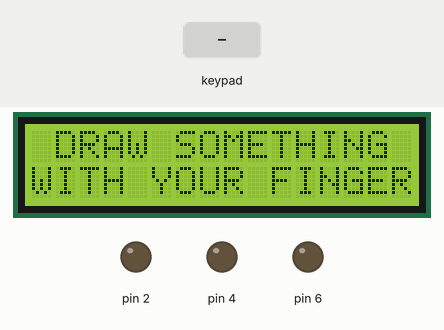
The sketch below on a simulated Arduino Uno, built with avr-gcc and run on an emulated ATmega328P. Parts: 16×2 character LCD, output pins drawn as LEDs (lit = HIGH). Dashed ring = blinking. The inputs (shaded band) are chosen by the test bench. What the sketch prints to the serial monitor is not drawn.

Above: at 1.2 s.
1.3 s: key '0' pressed
At 1.7 s:
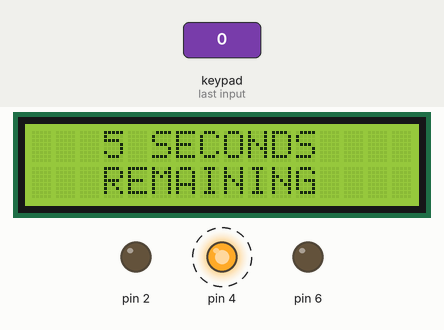
At 7.1 s:
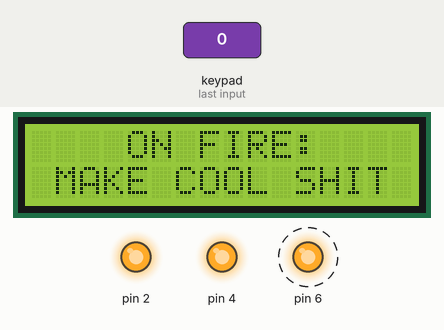
7.3 s: key '1' pressed
At 9.4 s:
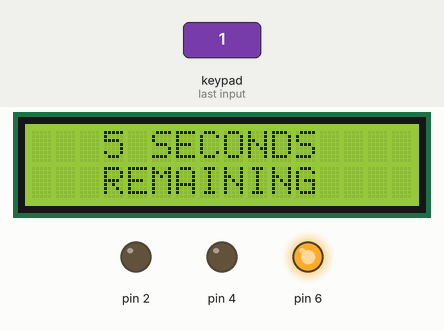
Timing chart, 0 to 16.0 s (numbered marks = the images above; inputs shaded):
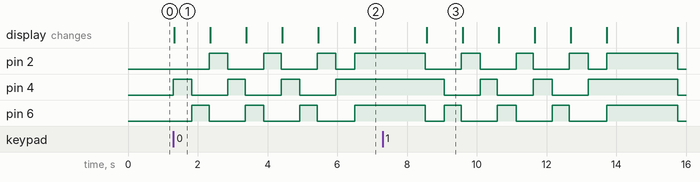

Measured:
- after the input at 1.3 s, pin 2: LOW → HIGH after 1.0 s, then repeats every 1.5 s: LOW 1.0 s, HIGH 0.50 s; pin 4: alternates HIGH for 0.53 s and LOW for 1.0 s, starting at once; pin 6: alternates HIGH for 0.50 s and LOW for 1.0 s, starting after 0.53 s; the display: changes at once (image 1)
- after the input at 7.3 s, the display: changes after 1.3 s (image 3)
- what the display in image 1 shows lasts 1.1 s, from 1.3 s to 2.4 s

The sketch:

tester.ino
```cpp
#include <Wire.h>
#include "Adafruit_MPR121.h"
#include <Adafruit_RGBLCDShield.h>
#include <utility/Adafruit_MCP23017.h>

#ifndef _BV
#define _BV(bit) (1 << (bit))
#endif

Adafruit_RGBLCDShield lcd = Adafruit_RGBLCDShield();

Adafruit_MPR121 cap = Adafruit_MPR121();

uint16_t lasttouched = 0;
uint16_t currtouched = 0;

//uint8_t buttons = lcd.readButtons();

boolean drawPromptDisplayed = false;
boolean exitDrawMode = false;
boolean displayResults = false;

int time = 0;
float sensorVal = 0;

void setup(){
  Serial.begin(9600);
  lcd.begin(16, 2);

  while (!Serial) {
    delay(10);
  }

  if (!cap.begin(0x5A)) {
    Serial.println("MPR121 not found, check wiring?");
    while (1);
  }
  Serial.println("MPR121 found!");


  // setup LEDs
//  for(int pinNumber=2; pinNumber<7;pinNumber+2){
//    pinMode(pinNumber, OUTPUT);
//    digitalWrite(pinNumber, LOW);
//  }

pinMode(2, OUTPUT);
digitalWrite(2, LOW);

pinMode(4, OUTPUT);
digitalWrite(4, LOW);

pinMode(6, OUTPUT);
digitalWrite(6, LOW);

}

void loop(){
  if(displayResults){
    processResults();
  }
  if(!drawPromptDisplayed){
    lcd.clear();
    lcd.setCursor(0,0);
    lcd.print(" DRAW SOMETHING");
    lcd.setCursor(0,1);
    lcd.print("WITH YOUR FINGER");
    drawPromptDisplayed = true;
      digitalWrite(4, LOW);
      digitalWrite(6, LOW);
      digitalWrite(2, LOW);
  }

  // Get the currently touched pads
  currtouched = cap.touched();

  checkForTouch();
  // reset our state
  lasttouched = currtouched;

  delay(1);
}

void checkForTouch(){
  for (uint8_t i=0; i<12; i++) {
    // it if *is* touched and *wasnt* touched before, alert!
    if ((currtouched & _BV(i)) && !(lasttouched & _BV(i)) ) {
      Serial.print(i); Serial.println(" touched");
      sensorVal = cap.baselineData(i) - cap.filteredData(i);
      if(drawPromptDisplayed){
        enableDrawMode();
      }
    }
    // if it *was* touched and now *isnt*, alert!
    if (!(currtouched & _BV(i)) && (lasttouched & _BV(i)) ) {
      Serial.print(i); Serial.println(" released");
//      if(!drawPromptDisplayed){
//        exitDrawMode = true;
//      }
    }
  }
}

void enableDrawMode(){
  drawPromptDisplayed = false;
  for (uint8_t i=0; i<10; i++) {
    if(i==0 || i==3 || i==6 || i==9 || i==12 || i==15 || i==18){
      digitalWrite(4, HIGH);
      digitalWrite(6, LOW);
      digitalWrite(2, LOW);
    }
    else if(i==1 || i==4 || i==7 || i==10 || i==13 || i==16 || i==19){
      digitalWrite(4, LOW);
      digitalWrite(6, HIGH);
      digitalWrite(2, LOW);
    }
    else if(i==2 || i==5 || i==8 || i==11 || i==14 || i==17 || i==20){
      digitalWrite(4, LOW);
      digitalWrite(6, LOW);
      digitalWrite(2, HIGH);
    }
    if(i%2==0){
      lcd.clear();
      lcd.setCursor(0,0);
      lcd.print("   ");
      time = (10-i)/2;
      lcd.print(time);
      lcd.print(" SECONDS   ");
      lcd.setCursor(0,1);
      lcd.print("   REMAINING   ");
    }
//    checkForTouch();
//    if(exitDrawMode){
//      displayResults = true;
//      exit(0);
//    }
    delay(500);
  }
  displayResults = true;
}


void processResults(){
  displayResults = false;
  Serial.print(sensorVal);

  if(sensorVal < 15){
    lcd.clear();
    lcd.print(" COLD FISH: GO ");
    lcd.setCursor(0,1);
    lcd.print("FIND INSPIRATION");
    digitalWrite(4, LOW);
    digitalWrite(6, LOW);
    digitalWrite(2, LOW);
    delay(2000);

  }

  else if(sensorVal >= 15 && sensorVal < 30){
    lcd.clear();
    lcd.print("  LUKEWARM: DO  ");
    lcd.setCursor(0,1);
    lcd.print("10 JUMPING JACKS");
    digitalWrite(4, HIGH);
    digitalWrite(6, LOW);
    digitalWrite(2, LOW);
    delay(2000);
  }

  else if(sensorVal >= 30 && sensorVal < 45){
    lcd.clear();
    lcd.print("  IN THE ZONE:  ");
    lcd.setCursor(0,1);
    lcd.print("  GET TO WORK  ");
    digitalWrite(4, HIGH);
    digitalWrite(6, HIGH);
    digitalWrite(2, LOW);
    delay(2000);
  }

  else if(sensorVal >= 45){
    lcd.clear();
    lcd.print("    ON FIRE:    ");
    lcd.setCursor(0,1);
    lcd.print(" MAKE COOL SHIT ");
    digitalWrite(4, HIGH);
    digitalWrite(6, HIGH);
    digitalWrite(2, HIGH);
    delay(2000);
  }
}
```
